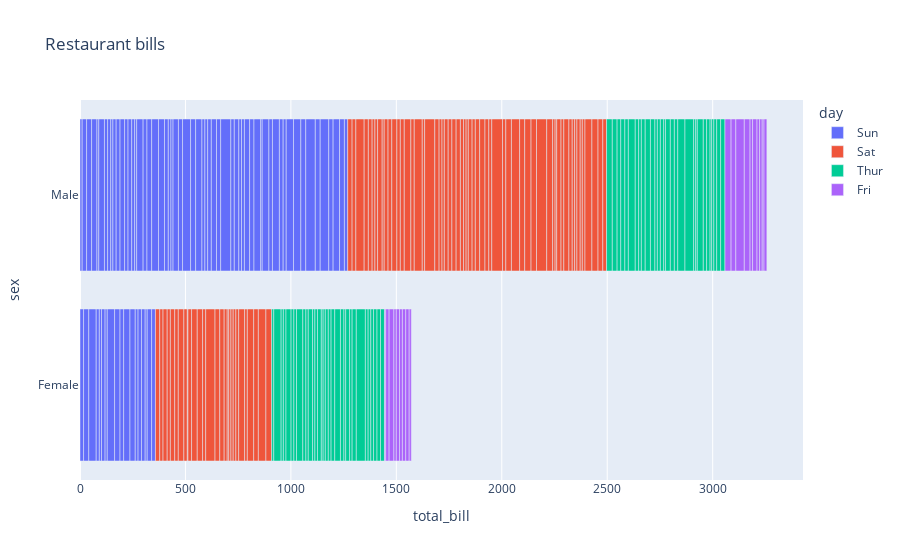

Source (notebook cell):
### Code cell
import plotly.express as px
df = px.data.tips()
fig = px.bar(df, x="total_bill", y="sex", color='day', orientation='h',
             # hover_data=["tip", "size"],
             height=400,
             title='Restaurant bills')
fig.show()

### Figure 1 — Plotly figure (JSON) as saved in the notebook; plotly's stock layout.template omitted (floating-point values rounded to 4 significant figures)
{"data": [{"alignmentgroup": "True", "hovertemplate": "day=Sun<br>total_bill=%{x}<br>sex=%{y}<extra></extra>", "legendgroup": "Sun", "marker": {"color": "#636efa", "pattern": {"shape": ""}}, "name": "Sun", "offsetgroup": "Sun", "orientation": "h", "showlegend": true, "textposition": "auto", "type": "bar", "x": [16.99, 10.34, 21.01, 23.68, 24.59, 25.29, 8.77, 26.88, 15.04, 14.78, 10.27, 35.26, 15.42, 18.43, 14.83, 21.58, 10.33, 16.29, 16.97, 17.46, 13.94, 9.68, 30.4, 18.29, 22.23, 32.4, 28.55, 18.04, 12.54, 10.29, 34.81, 9.94, 25.56, 19.49, 38.07, 23.95, 25.71, 17.31, 29.93, 14.07, 13.13, 17.26, 24.55, 19.77, 29.85, 48.17, 25, 13.39, 16.49, 21.5, 12.66, 16.21, 13.81, 17.51, 24.52, 20.76, 31.71, 7.25, 31.85, 16.82, 32.9, 17.89, 14.48, 9.6, 34.63, 34.65, 23.33, 45.35, 23.17, 40.55, 20.69, 20.9, 30.46, 18.15, 23.1, 15.69], "xaxis": "x", "y": ["Female", "Male", "Male", "Male", "Female", "Male", "Male", "Male", "Male", "Male", "Male", "Female", "Male", "Male", "Female", "Male", "Female", "Male", "Female", "Male", "Male", "Male", "Male", "Male", "Male", "Male", "Male", "Male", "Male", "Female", "Female", "Male", "Male", "Male", "Male", "Male", "Female", "Female", "Male", "Male", "Male", "Male", "Male", "Male", "Female", "Male", "Female", "Female", "Male", "Male", "Male", "Female", "Male", "Female", "Male", "Male", "Male", "Male", "Male", "Male", "Male", "Male", "Male", "Female", "Male", "Male", "Male", "Male", "Male", "Male", "Male", "Female", "Male", "Female", "Male", "Male"], "yaxis": "y"}, {"alignmentgroup": "True", "hovertemplate": "day=Sat<br>total_bill=%{x}<br>sex=%{y}<extra></extra>", "legendgroup": "Sat", "marker": {"color": "#EF553B", "pattern": {"shape": ""}}, "name": "Sat", "offsetgroup": "Sat", "orientation": "h", "showlegend": true, "textposition": "auto", "type": "bar", "x": [20.65, 17.92, 20.29, 15.77, 39.42, 19.82, 17.81, 13.37, 12.69, 21.7, 19.65, 9.55, 18.35, 15.06, 20.69, 17.78, 24.06, 16.31, 16.93, 18.69, 31.27, 16.04, 38.01, 26.41, 11.24, 48.27, 20.29, 13.81, 11.02, 18.29, 17.59, 20.08, 16.45, 3.07, 20.23, 15.01, 12.02, 17.07, 26.86, 25.28, 14.73, 10.51, 17.92, 44.3, 22.42, 20.92, 15.36, 20.49, 25.21, 18.24, 14.31, 14, 7.25, 10.59, 10.63, 50.81, 15.81, 26.59, 38.73, 24.27, 12.76, 30.06, 25.89, 48.33, 13.27, 28.17, 12.9, 28.15, 11.59, 7.74, 30.14, 20.45, 13.28, 22.12, 24.01, 15.69, 11.61, 10.77, 15.53, 10.07, 12.6, 32.83, 35.83, 29.03, 27.18, 22.67, 17.82], "xaxis": "x", "y": ["Male", "Male", "Female", "Female", "Male", "Male", "Male", "Male", "Male", "Male", "Female", "Male", "Male", "Female", "Female", "Male", "Male", "Male", "Female", "Male", "Male", "Male", "Male", "Female", "Male", "Male", "Male", "Male", "Male", "Male", "Male", "Male", "Female", "Female", "Male", "Male", "Male", "Female", "Female", "Female", "Female", "Male", "Male", "Female", "Female", "Female", "Male", "Male", "Male", "Male", "Female", "Male", "Female", "Female", "Female", "Male", "Male", "Male", "Male", "Male", "Female", "Male", "Male", "Male", "Female", "Female", "Female", "Male", "Male", "Male", "Female", "Male", "Male", "Female", "Male", "Male", "Male", "Male", "Male", "Male", "Male", "Male", "Female", "Male", "Female", "Male", "Male"], "yaxis": "y"}, {"alignmentgroup": "True", "hovertemplate": "day=Thur<br>total_bill=%{x}<br>sex=%{y}<extra></extra>", "legendgroup": "Thur", "marker": {"color": "#00cc96", "pattern": {"shape": ""}}, "name": "Thur", "offsetgroup": "Thur", "orientation": "h", "showlegend": true, "textposition": "auto", "type": "bar", "x": [27.2, 22.76, 17.29, 19.44, 16.66, 10.07, 32.68, 15.98, 34.83, 13.03, 18.28, 24.71, 21.16, 10.65, 12.43, 24.08, 11.69, 13.42, 14.26, 15.95, 12.48, 29.8, 8.52, 14.52, 11.38, 22.82, 19.08, 20.27, 11.17, 12.26, 18.26, 8.51, 10.33, 14.15, 16, 13.16, 17.47, 34.3, 41.19, 27.05, 16.43, 8.35, 18.64, 11.87, 9.78, 7.51, 19.81, 28.44, 15.48, 16.58, 7.56, 10.34, 43.11, 13, 13.51, 18.71, 12.74, 13, 16.4, 20.53, 16.47, 18.78], "xaxis": "x", "y": ["Male", "Male", "Male", "Male", "Male", "Female", "Male", "Male", "Female", "Male", "Male", "Male", "Male", "Female", "Female", "Female", "Male", "Female", "Male", "Male", "Female", "Female", "Male", "Female", "Female", "Male", "Male", "Female", "Female", "Female", "Female", "Female", "Female", "Female", "Male", "Female", "Female", "Male", "Male", "Female", "Female", "Female", "Female", "Female", "Male", "Male", "Female", "Male", "Male", "Male", "Male", "Male", "Female", "Female", "Male", "Male", "Female", "Female", "Female", "Male", "Female", "Female"], "yaxis": "y"}, {"alignmentgroup": "True", "hovertemplate": "day=Fri<br>total_bill=%{x}<br>sex=%{y}<extra></extra>", "legendgroup": "Fri", "marker": {"color": "#ab63fa", "pattern": {"shape": ""}}, "name": "Fri", "offsetgroup": "Fri", "orientation": "h", "showlegend": true, "textposition": "auto", "type": "bar", "x": [28.97, 22.49, 5.75, 16.32, 22.75, 40.17, 27.28, 12.03, 21.01, 12.46, 11.35, 15.38, 12.16, 13.42, 8.58, 15.98, 13.42, 16.27, 10.09], "xaxis": "x", "y": ["Male", "Male", "Female", "Female", "Female", "Male", "Male", "Male", "Male", "Male", "Female", "Female", "Male", "Female", "Male", "Female", "Male", "Female", "Female"], "yaxis": "y"}], "layout": {"autosize": true, "barmode": "relative", "legend": {"title": {"text": "day"}, "tracegroupgap": 0}, "title": {"text": "Restaurant bills"}, "xaxis": {"anchor": "y", "autorange": true, "domain": [0, 1], "range": [0, 3428.0], "title": {"text": "total_bill"}, "type": "linear"}, "yaxis": {"anchor": "x", "autorange": true, "domain": [0, 1], "range": [-0.5, 1.5], "title": {"text": "sex"}, "type": "category"}}}
